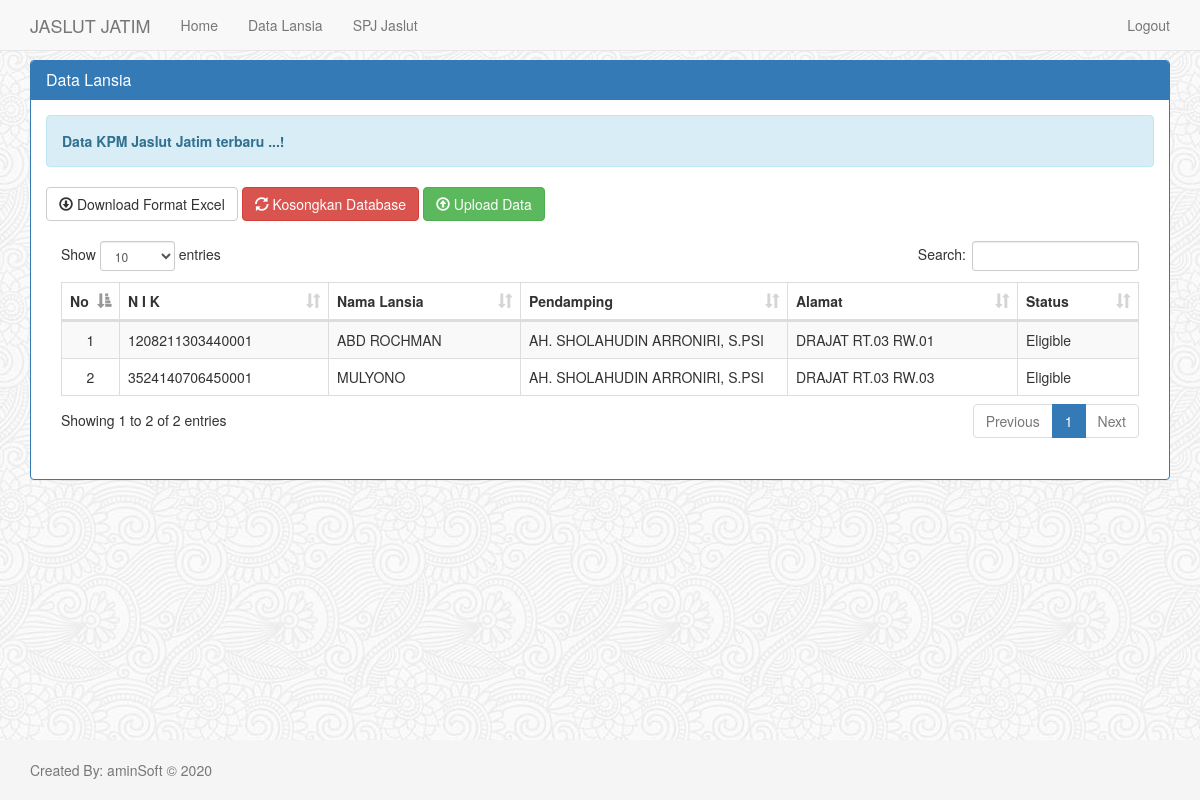
Screenshot of /lansia.php (signed in) with the database file from the repository.
### tables this page shows
CREATE TABLE `data_lansia` (
  `id` int(3) NOT NULL,
  `nik` varchar(16) DEFAULT NULL,
  `nama_lansia` varchar(100) DEFAULT NULL,
  `tempat_lahir` varchar(50) DEFAULT NULL,
  `tanggal_lahir` varchar(50) DEFAULT NULL,
  `ibu_kandung` varchar(50) DEFAULT NULL,
  `alamat` varchar(200) DEFAULT NULL,
  `no_rek` int(15) DEFAULT NULL,
  `status_lansia` varchar(30) DEFAULT NULL,
  `kabupaten` varchar(8) DEFAULT NULL,
  `kecamatan` varchar(7) DEFAULT NULL,
  `kelurahan` varchar(12) DEFAULT NULL,
  `pendamping` varchar(30) DEFAULT NULL
);

### lansia.php (the view, shortened to what this page needs)
<?php include "header.php"; ?>
<div class="container">
<?php
$view = isset($_GET['view']) ? $_GET['view'] : null;
switch($view) {
    default:
        ?>
            <div class="row">
                <div class="panel panel-primary">
                    <div class="panel-heading">
                        <h3 class="panel-title">
                        Data Lansia
                        </h3>
                    </div>
                    <div class="panel-body">
                    <div class="alert alert-info"><strong>Data KPM Jaslut Jatim terbaru ...!</strong></div>
                    <a href="./data/format/FORMAT.xlsx" class="btn btn-default btn-xm"><span class='glyphicon glyphicon-download' aria-hidden='true'></span> Download Format Excel</a>
                    <a href="aksi_lansia.php?act=kosongkan" onclick="return confirm('Anda Akan Mengosongkan Database?')"class="btn btn-danger btn-xm"><span class='glyphicon glyphicon-refresh' aria-hidden='true'></span>  Kosongkan Database</a>
                    <a href="lansia.php?view=upload" class="btn btn-success btn-xm"><span class='glyphicon glyphicon-upload' aria-hidden='true'></span> Upload Data</a> <br><br>
                        <table class="table table-bordered table-striped" id="datatables">
                            <thead>
                            <tr>
                                <th>No</th>
                                <th>N I K</th>
                                <th>Nama Lansia</th>
                                <th>Pendamping</th>
                                <th>Alamat</th>
                                <th>Status</th>
                            </tr>
                            </thead>
                            <tbody>
                            <?php
                            $sql = mysqli_query($konek,"SELECT * FROM data_lansia ORDER BY pendamping ASC");
                            $no =1;
                            while($d=mysqli_fetch_array($sql)){
                                echo "<tr>
                                    <td width='40px' align='center'>$no</td>
                                    <td>$d[nik]</td>
                                    <td width='175px'>$d[nama_lansia]</td>
                                    <td width='250px'>$d[pendamping]</td>
                                    <td>$d[alamat]</td>
                                    <td>$d[status_lansia]</td>
                                </tr>";
                                $no++;
                                 }
                             ?>
                             </tbody>
                        </table>
                        <br>
                    </div>
                </div>
            </div>
            <br>
            <br>
            <br>
            <br>
        <?php
    break ;
        ?>
        <?php
}
 ?>
 </div>
  <?php include "footer.php"; ?>

### header.php (shortened to what this page needs)
<!DOCTYPE html>
<html lang="en">
  <head>
    <link href="assets/css/bootstrap.min.css" rel="stylesheet">
    <link href="assets/css/style.css" rel="stylesheet">
    <link href="DataTables/datatables.min.css" rel="stylesheet">
  </head>
  <body background="assets/img/symphony.png">
    <nav class="navbar navbar-default navbar-fixed-top">
      <div class="container">
        <div class="navbar-header">
          <a class="navbar-brand" href="./">JASLUT JATIM</a>
        </div>
        <div id="navbar" class="collapse navbar-collapse">
          <ul class="nav navbar-nav">
            <li><a href="./">Home</a></li>
            <li><a href="lansia.php">Data Lansia</a></li>
            <li><a href="data_lansia_spj.php">SPJ Jaslut</a></li>
          </ul>
          <ul class="nav navbar-nav navbar-right">
          <li><a href="logout.php">Logout</a></li>
        </ul>
        </div>
      </div>
    </nav>

### footer.php (shortened to what this page needs)
    <footer class="footer" >
          <div class="container">
        <p class="text-muted">Created By: aminSoft &copy 2020   </p>
      </div>
    </footer>
  </body>
</html>

### assets/css/style.css (style rules this page uses)
html { position: relative; min-height: 100%; }
body { margin-bottom: 60px; }
.footer { position: absolute; bottom: 0; width: 100%; height: 60px; background-color: #f5f5f5; }
body > .container { padding: 60px 15px 0; }
.container .text-muted { margin: 20px 0; }
.footer > .container { padding-right: 15px; padding-left: 15px; }

### rows the page displays
data_lansia: nik "1208211303440001", nama_lansia "ABD ROCHMAN", pendamping "AH. SHOLAHUDIN ARRONIRI, S.PSI", alamat "DRAJAT RT.03 RW.01", status_lansia "Eligible"
data_lansia: nik "3524140706450001", nama_lansia "MULYONO", pendamping "AH. SHOLAHUDIN ARRONIRI, S.PSI", alamat "DRAJAT RT.03 RW.03", status_lansia "Eligible"
